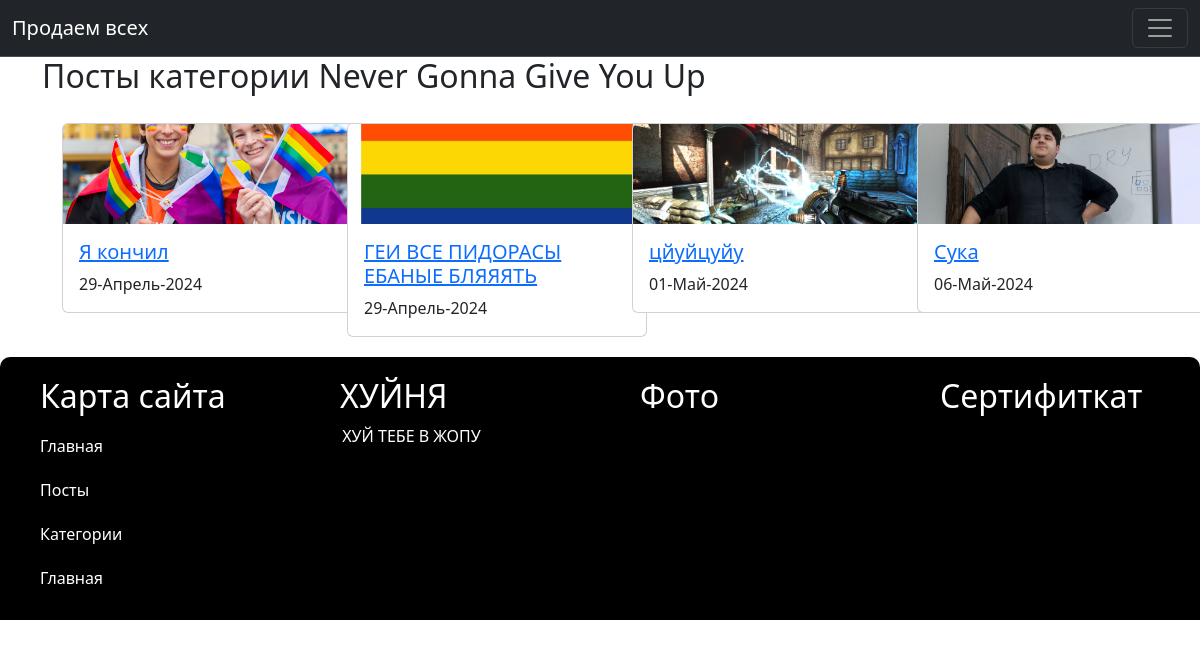
The app's page /categories/never-gonna-give-you-up with its own data.
### D_blog/models.py (models this page shows, shortened)
class Category(models.Model):
    title = models.CharField('Название категории', max_length=255)
    image = models.ImageField('Картинка', upload_to='cat_img/')
    slug = models.SlugField('Ссылка', unique=True)
    class Meta:
        verbose_name = 'Категория'
        verbose_name_plural = 'Категории'

class Post(models.Model):
    title = models.CharField('Заголовок', max_length=255)
    text = models.TextField('Текст Новости')
    image = models.ImageField('Картинка Поста', upload_to='post_img/')
    feature = models.BooleanField('В слайдере', default=False)
    category = models.ForeignKey('Category', on_delete=models.CASCADE, null=True)
    slug = models.SlugField('Ссылка', unique=True)
    created_ta = models.DateTimeField('Дата создания поста', default=timezone.now)
    class Meta:
        verbose_name = 'Пост'
        verbose_name_plural = 'Посты'
    def get_link(self):
        return reverse('post_detail_url', kwargs={'slug': self.slug})

### D_blog/views.py (the view)
# urls.py: path('categories/<slug:slug>', views.category_detail, name='category_detail_url'),
def category_detail(request, slug):
    category = Category.objects.get(slug__exact=slug)
    return render(request, 'category_detail.html', {'category': category})

### D_blog/templates/category_detail.html (shortened to what this page needs)
{% extends 'base.html' %}
{% block content %}
<div class="container">
    <h2>Посты категории {{category.title}}</h2>
    <div class="row row-cols-1 row-cols-md-4 g-4">
        {% for post in category.post_set.all %}
        <div class="col">
          <div class="card">
            <img src="{{post.image.url}}" style="height: 100px; object-fit: cover;" class="card-img-top" alt="...">
            <div class="card-body">
              <a href="{{post.get_link}}">
                <h5 class="card-title">{{post.title}}</h5>
              </a>
              <p class="card-text">{{post.created_ta|date:'d-F-Y'}}</p>
            </div>
          </div>
        </div>
        {% endfor %}
    </div>
</div>
{% endblock %}

### D_blog/templates/base.html (shortened to what this page needs)
{% load static %}
<!DOCTYPE html>
<html lang="en">
<head>
    <link rel="stylesheet" href="{% static 'css/style.css' %}">
    <link href="https://cdn.jsdelivr.net/npm/bootstrap@5.3.3/dist/css/bootstrap.min.css" rel="stylesheet">
</head>
<body>
    <nav class="navbar bg-dark border-bottom border-body" data-bs-theme="dark">
        <div class="container-fluid">
          <a class="navbar-brand" href="#">Продаем всех</a>
          <button class="navbar-toggler" type="button" data-bs-toggle="collapse" data-bs-target="#navbarTogglerDemo02" aria-controls="navbarTogglerDemo02" aria-expanded="false" aria-label="Toggle navigation">
            <span class="navbar-toggler-icon"></span>
          </button>
        </div>
      </nav>
    {% block content %}
    {% endblock %}
    <footer>
      <div class="foot-widget">
        <h2>Карта сайта</h2>
        <ul>
          <a href="">
            <li>Главная</li>
          </a>
          <a href="{% url 'posts_url' %}">
            <li>Посты</li>
          </a>
          <a href="{% url 'categories_url' %}">
            <li>Категории</li>
          </a>
          <a href="">
            <li>Главная</li>
          </a>
        </ul>
      </div>
      <div class="foot-widget">
        <h2>ХУЙНЯ</h2>
        <p>ХУЙ ТЕБЕ В ЖОПУ</p>
      </div>
      <div class="foot-widget">
        <h2>Фото</h2>
      </div>
      <div class="foot-widget">
        <h2>Сертифиткат</h2>
      </div>
    </footer>
</body>
</html>

### D_blog/static/css/style.css (style rules this page uses)
body { margin: 0; }
ul { list-style: none; padding: 0; margin: 0; }
li { padding: 0; margin: 0; }
a { text-decoration: none; }
.card { height: 300px; width: 300px; margin: 20px; }
footer { background: black; border-radius: 10px 10px 0 0; display: flex; justify-content: space-around; }
.foot-widget { width: 20%; margin: 10px; padding: 10px; }
.foot-widget h2 { color: white; }
.foot-widget ul { margin: 0; padding: 0; }
.foot-widget ul a { text-decoration: none; }
.foot-widget ul a li { padding: 10px 0; color: white; transition: 300ms; margin: 0; }
footer p { color: white; margin-left: 1%; }

### records on screen
Category: title "Never Gonna Give You Up"
Post: image (picture), title "Я кончил", created_ta "29-Апрель-2024"
Post: image (picture), title "ГЕИ ВСЕ ПИДОРАСЫ ЕБАНЫЕ БЛЯЯЯТЬ", created_ta "29-Апрель-2024"
Post: image (picture), title "цйуйцуйу", created_ta "01-Май-2024"
Post: image (picture), title "Сука", created_ta "06-Май-2024"
